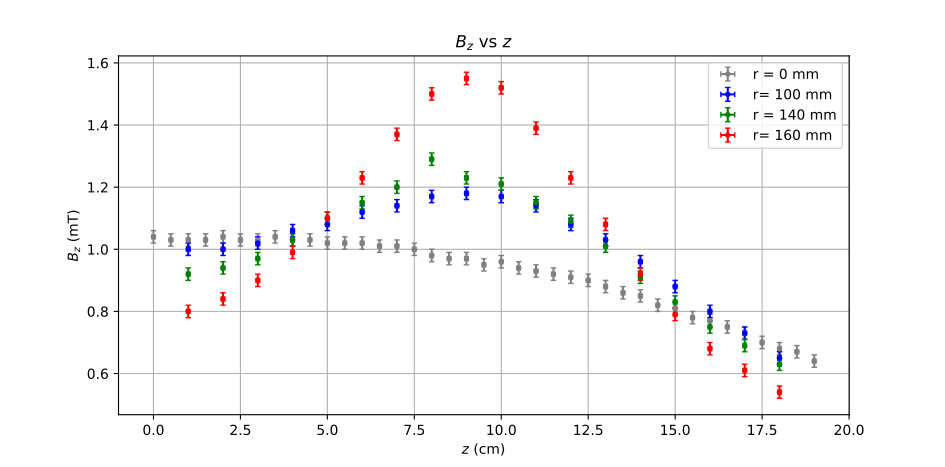

This figure's Python source:
import pandas as pd
import matplotlib.pyplot as plt

file_path = "./Datos.xlsx"
data = pd.read_excel(file_path, sheet_name="100 mm", usecols=[0,1,2,3], skiprows=1, nrows=2459)
X1axis = data.iloc[:, 0].values
Y1axis = data.iloc[:, 1].values
dX1 = data.iloc[:, 2].values
dY1 = data.iloc[:, 3].values

data2 = pd.read_excel(file_path, sheet_name="140 mm", usecols=[0,1,2,3], skiprows=1, nrows=2459)
X2axis = data2.iloc[:, 0].values
Y2axis = data2.iloc[:, 1].values
dX2 = data2.iloc[:, 2].values
dY2 = data2.iloc[:, 3].values

data3 = pd.read_excel(file_path, sheet_name="160 mm", usecols=[0,1,2,3], skiprows=1, nrows=2459)
X3axis = data3.iloc[:, 0].values
Y3axis = data3.iloc[:, 1].values
dX3 = data3.iloc[:, 2].values
dY3 = data3.iloc[:, 3].values

data4 = pd.read_excel(file_path, sheet_name="a=R", usecols=[0,1,2,3], skiprows=1, nrows=2459)
X4axis = data4.iloc[:, 0].values
Y4axis = data4.iloc[:, 1].values
dX4 = data4.iloc[:, 2].values
dY4 = data4.iloc[:, 3].values
mask = (X4axis >= 0) & (X4axis <= 19)
filtered_X = X4axis[mask]
filtered_Y = Y4axis[mask]
filtered_dX = dX4[mask]
filtered_dY = dY4[mask]

plt.errorbar(filtered_X, filtered_Y, xerr=filtered_dX, yerr=filtered_dY, fmt='.', capsize=2,color='gray',label='r = 0 mm')

plt.errorbar(X1axis, Y1axis, xerr=dX1, yerr=dY1, fmt='.', capsize=2,color='blue',label = 'r= 100 mm')

plt.errorbar(X2axis, Y2axis, xerr=dX2, yerr=dY2, fmt='.', capsize=2,color='green', label='r = 140 mm')

plt.errorbar(X3axis, Y3axis, xerr=dX3, yerr=dY3, fmt='.', capsize=2,color='red',label='r= 160 mm')



plt.xlabel(r'$z$ (cm)')
plt.ylabel(r'$B_z$ (mT)')
plt.title(r'$B_z$ vs $z$')
plt.legend()
plt.grid(True)
plt.show()
